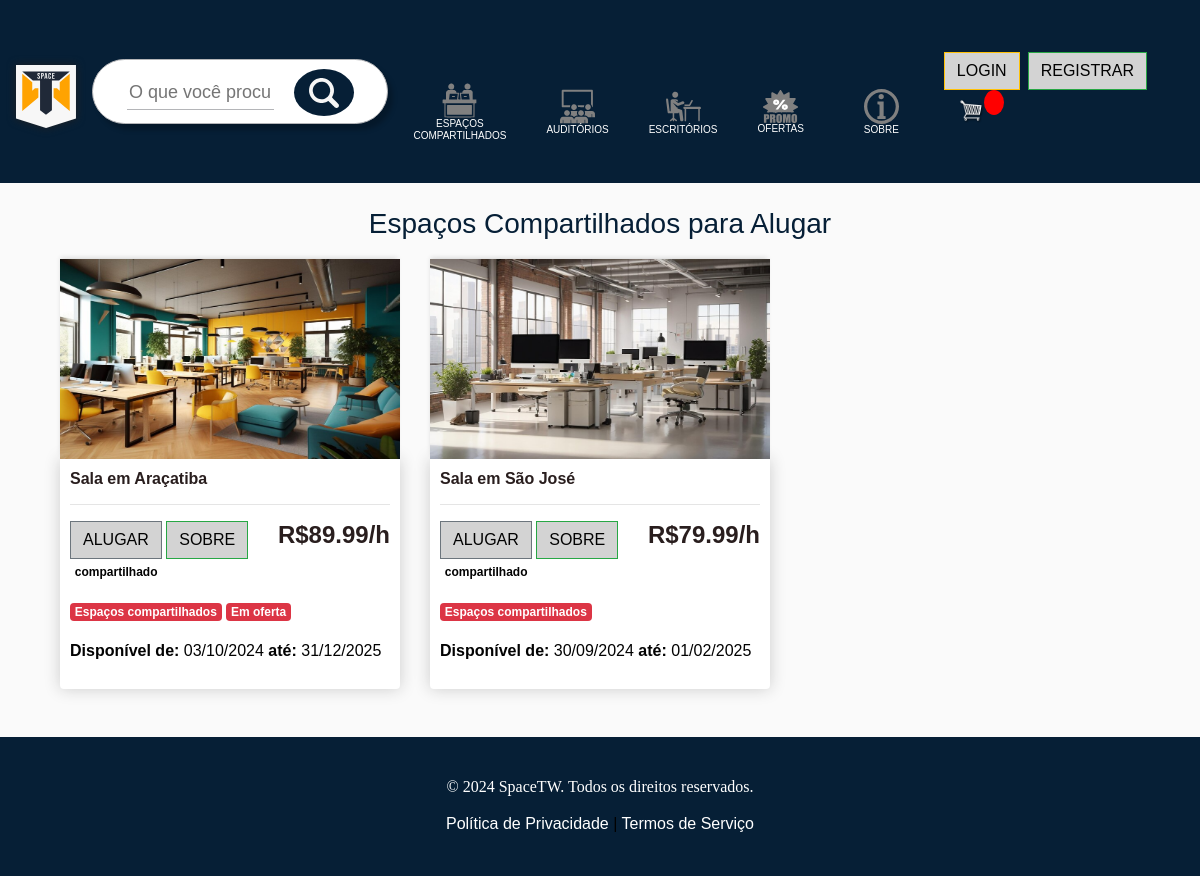
Page /shared_space/ on the committed database.
### store/models.py (models this page shows, shortened)
class Product(models.Model):
    name = models.CharField(max_length=200)
    price = models.FloatField()
    digital = models.BooleanField(default=False, null=True, blank=True)
    image = models.ImageField(null=True, blank=True)
    link = models.CharField(max_length=200, null=True)
    on_sale = models.BooleanField(default=False)
    is_rented = models.BooleanField(default=False)
    SPACE_TYPES = [
        ('compartilhado', 'Espaço Compartilhado'),
        ('escritorio', 'Escritório'),
        ('auditorio', 'Auditório'),
    ]
    space_type = models.CharField(max_length=20, choices=SPACE_TYPES, default='escritorio')
    features = models.CharField(max_length=255, default='Nenhuma', blank=True)
    available_from = models.DateField(null=True, blank=True)
    available_to = models.DateField(null=True, blank=True)
    @property
    def imageURL(self):
        try:
            url = self.image.url
        except:
            url = ''
        return url

### store/views.py (the view)
# urls.py: path("shared_space/", views.shared_space, name="shared_space"),
def shared_space(request):
    shared_space_products = Product.objects.filter(
        space_type="compartilhado",
        is_rented=False,
        available_from__lte=today,
        available_to__gte=today,
    )
    return render(
        request,
        "store/shared_space.html",
        {"shared_space_products": shared_space_products},
    )

### store/templates/store/shared_space.html
{% extends 'store/main.html' %}
{% load static %}
{% block content %}
<div class="container">
    <h1 class="text-center" style="font-family: Arial, sans-serif;">Espaços Compartilhados para Alugar</h1>
    <div class="row">
        {% for product in shared_space_products %}
        {% if product.available_from and product.available_to %}
        <div class="col-lg-4">
            <img class="thumbnail" src="{{ product.imageURL }}">
            <div class="box-element product">
                <h6><strong>{{ product.name }}</strong></h6>
                <hr>
                <button data-product="{{ product.id }}" data-action="add" class="btn btn-outline-secondary add-btn update-cart">Alugar</button>
                <a class="btn btn-outline-success" href="{{ product.link }}">Sobre</a>
                <h4 style="display: inline-block; float: right;"><strong>R${{ product.price }}/h</strong></h4>
                <p><span class="badge">{{ product.space_type }}</span></p>
                <p><span class="badge badge-danger">Espaços compartilhados</span>
                {% if product.on_sale %}
                <span class="badge badge-danger">Em oferta</span></p>
                {% endif %}
                <p><strong>Disponível de:</strong> {{ product.available_from|date:"d/m/Y" }} <strong>até:</strong> {{ product.available_to|date:"d/m/Y" }}</p>
            </div>
        </div>
        {% endif %}
        {% endfor %}
    </div>
</div>
{% endblock content %}

### static/css/main.css (style rules this page uses)
body { background-color: hsl(0, 0%, 98%); color: #d3d3d3; font-family: Arial, sans-serif; }
h1, h2, h3, h4, h5, h6 { color:hsl(0, 15%, 14%); }
p, ul { color: #020202; }
.box-element { box-shadow:hsl(0, 0%, 80%) 0 0 16px; background-color: #fff; border-radius: 4px; padding: 10px; }
.thumbnail { width: 100%; height: 200px; -webkit-box-shadow: -1px -3px 5px -2px rgba(214,214,214,1); -moz-box-shadow: -1px -3px 5px -2px rgba(214,214,214,1); box-shadow: -1px -3px 5px -2px rgba(214,214,214,1); }
.product { border-radius: 0 0 4px 4px; }
.col-lg-4, .col-lg-6, .col-lg-8, .col-lg-12 { margin-top: 10px; }
.btn { border-radius: 0; background-color: #d3d3d3; color: #020202; text-transform: uppercase; cursor: pointer; transition: background-color 0.3s ease; }
.container h1 { font-size: 28px; font-family: 'Times New Roman', Times, serif; color: #061f36 }

### rows in the picture
Product: imageURL (picture), name "Sala em Araçatiba", price "89.99", space_type "compartilhado", on_sale "Em oferta", available_from "03/10/2024", available_to "31/12/2025"
Product: imageURL (picture), name "Sala em São José", price "79.99", space_type "compartilhado", available_from "30/09/2024", available_to "01/02/2025"
